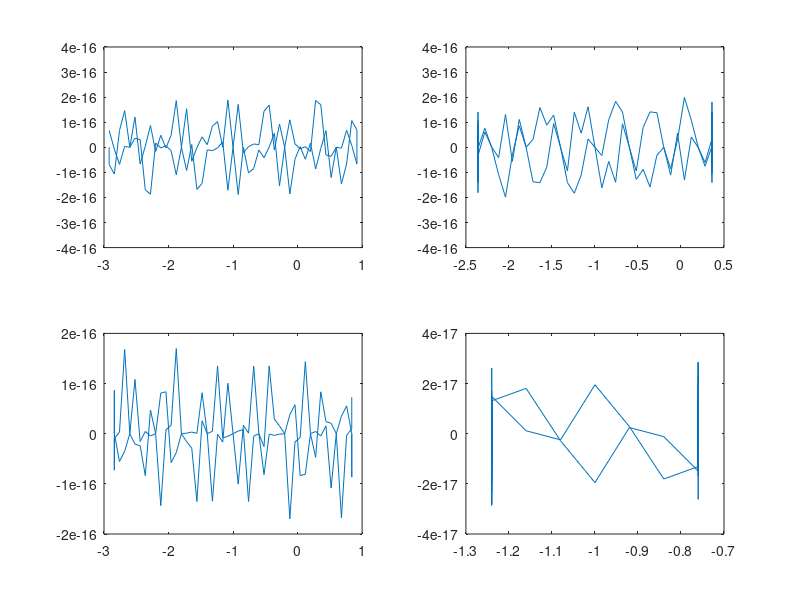

Write the MATLAB code that produced this figure.
clc 
clear

N = 100;
i = 1:1:N;

im1 = i==1;
im2 = i==10;
im3 = i==50;
im4 = i==80;

% n = 1:1:N;
% xn = zeros(1, N);
% for i = 1:50
%     xn(i) = 0.02*(i);
% end
% 
% for i = 50:100
%     xn(i) = 2 - 0.02*(i);
% end

xn = 2*(sawtooth(2*pi*(1:N)/N, 0.5)-0.5);
fft_xn = fft(xn);

p1 = fft_xn.*fft(im1);
p2 = fft_xn.*fft(im2);
p3 = fft_xn.*fft(im3);
p4 = fft_xn.*fft(im4);

invf_p1 = ifft(real(p1));
subplot(2, 2, 1)
plot(invf_p1);

invf_p2 = ifft(real(p2));
subplot(2, 2, 2)
plot(invf_p2);

invf_p3 = ifft(real(p3));
subplot(2, 2, 3)
plot(invf_p3);

invf_p4 = ifft(real(p4));
subplot(2, 2, 4)
plot(invf_p4);

